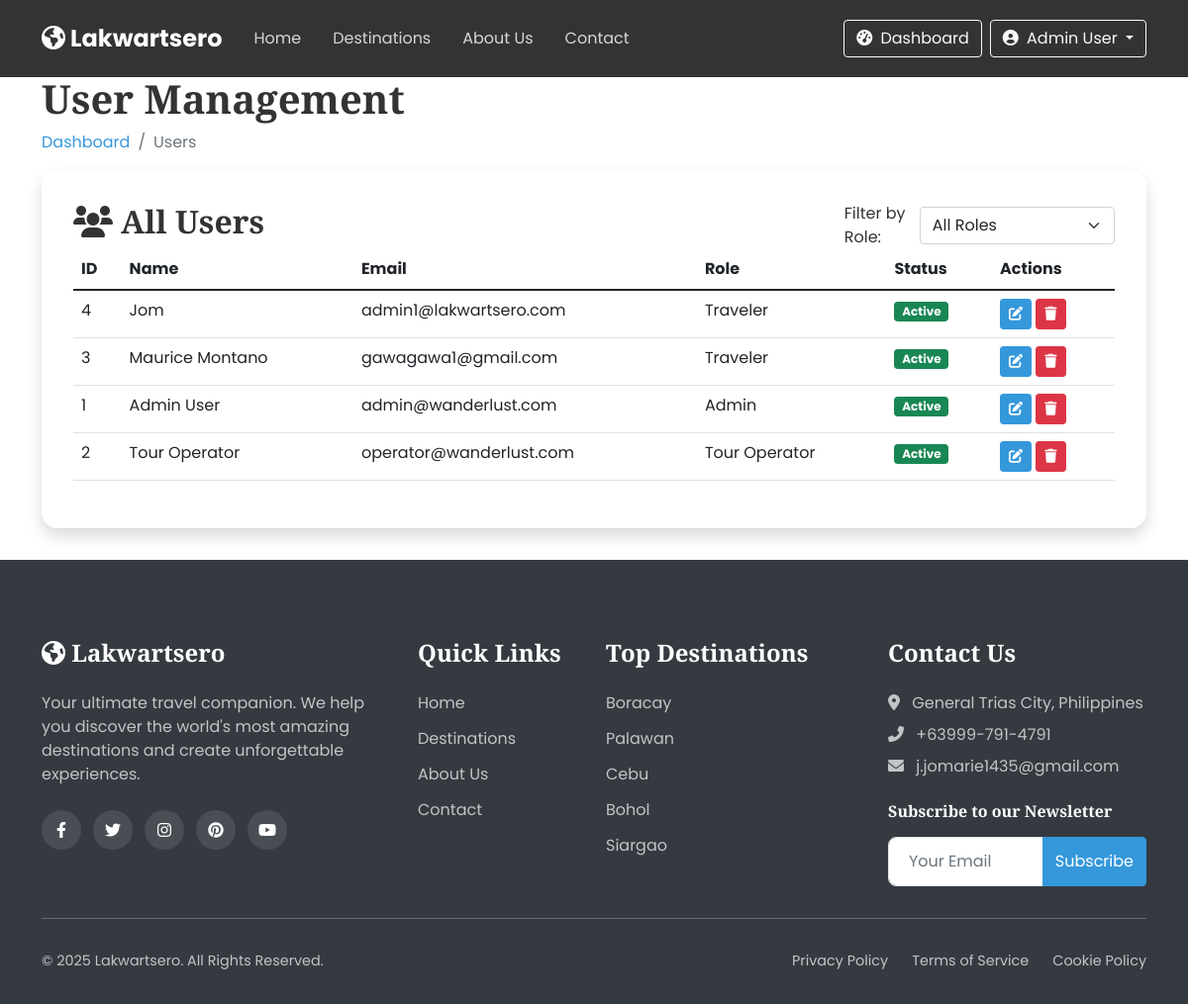
The page /users.php (signed in) on the database as committed earlier.
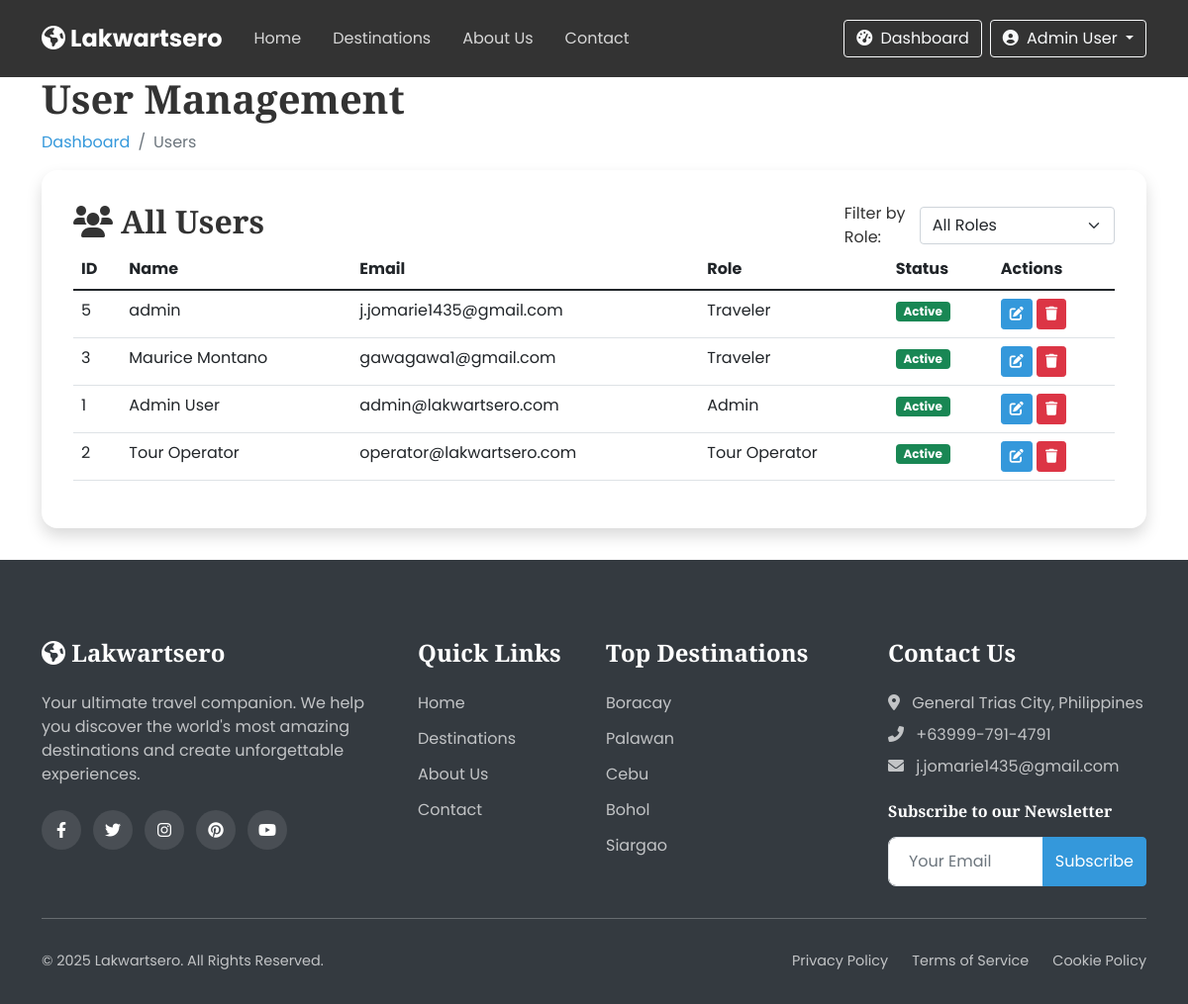
The same page on the database as committed later.
### tables this page shows
CREATE TABLE `users` (
  `id` int(11) NOT NULL,
  `role_id` int(11) NOT NULL,
  `full_name` varchar(100) NOT NULL,
  `username` varchar(50) NOT NULL,
  `email` varchar(100) NOT NULL,
  `password` varchar(255) NOT NULL,
  `phone` varchar(20) DEFAULT NULL,
  `address` text DEFAULT NULL,
  `profile_img` varchar(255) DEFAULT 'default-user.jpg',
  `created_at` timestamp NOT NULL DEFAULT current_timestamp(),
  `updated_at` timestamp NOT NULL DEFAULT current_timestamp() ON UPDATE current_timestamp(),
  `status` enum('active','inactive','banned') DEFAULT 'active'
);

CREATE TABLE `roles` (
  `id` int(11) NOT NULL,
  `name` varchar(50) NOT NULL,
  `created_at` timestamp NOT NULL DEFAULT current_timestamp()
);

### users.php (the view, shortened to what this page needs)
<?php
include 'includes/header.php';
$roleFilter = isset($_GET['role']) ? $_GET['role'] : '';
$sql = "SELECT u.*, r.name AS role FROM users u JOIN roles r ON u.role_id = r.id";
$sql .= " ORDER BY u.created_at DESC";
if (!empty($roleFilter)) {
    $stmt = $conn->prepare($sql);
    $stmt->bind_param("s", $roleFilter);
    $stmt->execute();
    $result = $stmt->get_result();
} else {
    $result = $conn->query($sql);
}
?>
<section class="dashboard-section">
    <div class="container">
        <div class="dashboard-header" data-aos="fade-up">
            <h1>User Management</h1>
            <nav aria-label="breadcrumb">
                <ol class="breadcrumb">
                    <li class="breadcrumb-item"><a href="admin-dashboard.php">Dashboard</a></li>
                    <li class="breadcrumb-item active">Users</li>
                </ol>
            </nav>
        </div>
        <div class="dashboard-card" data-aos="fade-up">
            <div class="dashboard-card-header d-flex justify-content-between align-items-center">
                <h2><i class="fas fa-users me-2"></i>All Users</h2>
                <div class="filter-section">
                    <form method="get" class="d-flex align-items-center">
                        <label for="role" class="me-2">Filter by Role:</label>
                        <select name="role" id="role" class="form-select" onchange="this.form.submit()">
                            <option value="">All Roles</option>
                        </select>
                    </form>
                </div>
            </div>
            <div class="dashboard-card-body">
                <div class="table-responsive">
                    <table class="table table-hover">
                        <thead>
                            <tr>
                                <th>ID</th>
                                <th>Name</th>
                                <th>Email</th>
                                <th>Role</th>
                                <th>Status</th>
                                <th>Actions</th>
                            </tr>
                        </thead>
                        <tbody>
                            <?php while($user = $result->fetch_assoc()): ?>
                            <tr>
                                <td><?php echo $user['id']; ?></td>
                                <td><?php echo htmlspecialchars($user['full_name']); ?></td>
                                <td><?php echo htmlspecialchars($user['email']); ?></td>
                                <td><?php echo htmlspecialchars($user['role']); ?></td>
                                <td>
                                    <span class="badge bg-<?php echo $user['status'] == 'active' ? 'success' : 'danger'; ?>">
                                        <?php echo ucfirst($user['status']); ?>
                                    </span>
                                </td>
                                <td>
                                    <a href="edit-user.php?id=<?php echo $user['id']; ?>" class="btn btn-sm btn-primary">
                                        <i class="fas fa-edit"></i>
                                    </a>
                                    <a href="users.php?delete_user_id=<?php echo $user['id']; ?>"
                                       onclick="return confirm('Are you sure you want to delete this user?');"
                                       class="btn btn-sm btn-danger">
                                        <i class="fas fa-trash"></i>
                                    </a>
                                </td>
                            </tr>
                            <?php endwhile; ?>
                        </tbody>
                    </table>
                </div>
            </div>
        </div>
    </div>
</section>
<?php include 'includes/footer.php'; ?>

Rows that differ between the two databases and show on the page:
removed users: id "4", full_name "Jom", email "admin1@lakwartsero.com", role.name "Traveler", status "Active"
added users: id "5", full_name "admin", email "j.jomarie1435@gmail.com", role.name "Traveler", status "Active"
changed users "Admin User": email "admin@wanderlust.com" → "admin@lakwartsero.com"
changed users "Tour Operator": email "operator@wanderlust.com" → "operator@lakwartsero.com"
